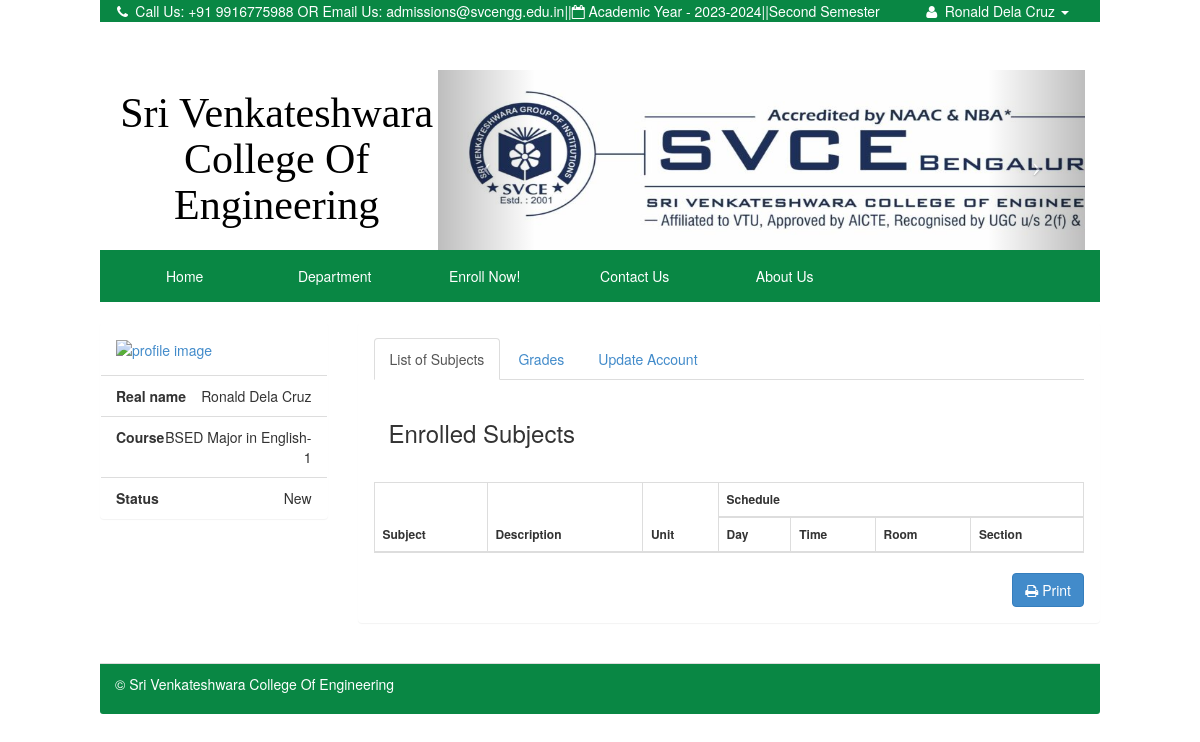
Page /index.php?q=profile (signed in) on the committed database.
### tables this page shows
CREATE TABLE `tblstudent` (
  `S_ID` int(11) NOT NULL,
  `IDNO` int(20) NOT NULL,
  `FNAME` varchar(40) NOT NULL,
  `LNAME` varchar(40) NOT NULL,
  `MNAME` varchar(40) NOT NULL,
  `SEX` varchar(10) NOT NULL DEFAULT 'Male',
  `BDAY` date NOT NULL,
  `BPLACE` text NOT NULL,
  `STATUS` varchar(30) NOT NULL,
  `AGE` int(30) NOT NULL,
  `NATIONALITY` varchar(40) NOT NULL,
  `RELIGION` varchar(255) NOT NULL,
  `CONTACT_NO` varchar(40) NOT NULL,
  `HOME_ADD` text NOT NULL,
  `ACC_USERNAME` varchar(255) NOT NULL,
  `ACC_PASSWORD` text NOT NULL,
  `student_status` text NOT NULL,
  `YEARLEVEL` int(11) NOT NULL,
  `STUDSECTION` int(11) NOT NULL,
  `COURSE_ID` int(11) NOT NULL,
  `STUDPHOTO` varchar(255) NOT NULL,
  `SEMESTER` varchar(30) NOT NULL,
  `SYEAR` varchar(30) NOT NULL,
  `NewEnrollees` tinyint(1) NOT NULL
);

CREATE TABLE `course` (
  `COURSE_ID` int(11) NOT NULL,
  `COURSE_NAME` varchar(30) NOT NULL,
  `COURSE_LEVEL` varchar(50) NOT NULL DEFAULT '1',
  `COURSE_MAJOR` varchar(30) NOT NULL DEFAULT 'None',
  `COURSE_DESC` varchar(255) NOT NULL,
  `DEPT_ID` int(11) NOT NULL,
  `SETSEMESTER` varchar(90) NOT NULL
);

### index.php (called while the page is built, shortened)
<?php
require_once ("include/initialize.php");
$view = (isset($_GET['q']) && $_GET['q'] != '') ? $_GET['q'] : '';
switch ($view) {
 	case 'profile' :
        $title="Profile";
		break;
}
require_once("theme/templates.php");
?>

### include/database.php (called while the page is built, shortened)
<?php
class Database {
	var $sql_string = '';
	public $conn;
	public function open_connection() {
		$this->conn = mysqli_connect(server,user,pass);
		if(!$this->conn){
			echo "Problem in database connection! Contact administrator!";
			exit();
		}else{
			$db_select = mysqli_select_db($this->conn,database_name);
		}
	}
	function setQuery($sql='') {
		$this->sql_string=$sql;
	}
	function executeQuery() {
		$result = mysqli_query($this->conn,$this->sql_string);
		return $result;
	}
	private function confirm_query($result) {
		return $result;
	}
	function loadSingleResult() {
		$cur = $this->executeQuery();
		while ($row = mysqli_fetch_object($cur)) {
		return $data = $row;
		}
	}
}
$mydb = new Database();
?>

### include/students.php (called while the page is built, shortened)
<?php
require_once(LIB_PATH.DS.'database.php');
class Student {
	protected static  $tblname = "tblstudent";
	function single_student($id=""){
			global $mydb;
			$mydb->setQuery("SELECT * FROM ".self::$tblname."
				Where IDNO= '{$id}' LIMIT 1");
			$cur = $mydb->loadSingleResult();
			return $cur;
	}
}
?>

### include/courses.php (called while the page is built, shortened)
<?php
require_once(LIB_PATH.DS.'database.php');
class Course {
	protected static  $tblname = "course";
	function single_course($id=""){
			global $mydb;
			$mydb->setQuery("SELECT * FROM ".self::$tblname."
				Where COURSE_ID= '{$id}' LIMIT 1");
			$cur = $mydb->loadSingleResult();
			return $cur;
	}
}
?>

### theme/templates.php (shortened to what this page needs)
<!DOCTYPE html>
<html lang="en">
<head>
 <link href="<?php echo web_root; ?>css/bootstrap.min.css" rel="stylesheet">
    <link href="<?php echo web_root; ?>font/css/font-awesome.min.css" rel="stylesheet" type="text/css">
    <link href="<?php echo web_root; ?>css/dataTables.bootstrap.css" rel="stylesheet">
<link href="<?php echo web_root; ?>css/bootstrap-datetimepicker.min.css" rel="stylesheet" media="screen">
 <link href="<?php echo web_root; ?>css/modern.css" rel="stylesheet">
 <link href="<?php echo web_root; ?>css/costum.css" rel="stylesheet">
  <link href="<?php echo web_root; ?>css/ekko-lightbox.css" rel="stylesheet">
</head>
<body style="Pbackground-color:#e0e4e5" >
<div class="navbar-fixed-top navbar-TOPsm  col-md-10    col-md-offset-1"    role="navigation">
  <div class="container">
      <div  class="collapse navbar-collapse  smMenu ">
        <ul class="navbar-nav p navbar-left tooltip-demo" style="margin-left:-8%;">
            <li class="dropdown dropdown-toggle ">
              <a  data-toggle="tooltip" data-placement="left" title="Contact Us"   href="<?php echo web_root.'index.php?q=contact';  ?>">
               <i class="fa fa-phone fa-fw"> </i>  Call Us: +91 9916775988 OR Email Us: admissions@svcengg.edu.in
              </a>
            </li>
            <li><span>    ||    </span></li>
            <li>
             <a  data-toggle="tooltip" data-placement="bottom" title="Academic Year" ><i class="fa fa-calendar-o"></i> Academic Year - <?php echo $_SESSION['SY'] ; ?></a>
            </li>
             <li><span>    ||    </span></li>
           <li>
            <a  data-toggle="tooltip" data-placement="bottom" title="Semester" > <?php echo $_SESSION['SEMESTER'] . ' Semester';?></a>
           </li>
          </ul>
          <ul class="navbar-nav p navbar-right ">
            <?php if (isset($_SESSION['IDNO']) ){
              $student = New Student();
              $singlestudent = $student->single_student($_SESSION['IDNO']);
            ?>
            <li class="dropdown  dropdown-toggle">
               <a class="dropdown-toggle" data-toggle="dropdown" href="#">
                  <i class="fa fa-user fa-fw"></i>
                    <?php echo $singlestudent->FNAME. ' ' . $singlestudent->LNAME ; ?>
                  <i class="caret"> </i>
               </a>
            </li>
          <?php  } else{?>
          <li  class="tooltip-demo"><a data-toggle="tooltip" data-placement="left" title="Enrol Now" href="<?php echo web_root.'index.php?q=enrol'; ?>">Enroll Now!</a></li>
          <?php } ?>
        </ul>
      </div>
  </div>
</div>
  <div class="col-md-10 col-md-offset-1 " >
   <div class="col-md-4">
    <div class="row ">
     <p >
        <a  class="title-logo"  href="<?php echo web_root; ?>index.php" title="">
        <h1 align="center" >Sri Venkateshwara College Of Engineering</h1>
        </a>
    </p>
     </div>
    </div>
    <div class="col-md-8">
     <div class="row ">
        <?php include 'banner.php'; ?>
     </div>
    </div>
   </div>
 <div class="navbar navbar-static-top navbar-magbanua col-md-10    col-md-offset-1 "    role="navigation">
      <div class="container ">
        <div class="collapse navbar-collapse bigMenu"  >
          <ul class="nav navbar-nav menu" style="margin-left:-4%;"    >
            <li class="dropdown dropdown-toggle <?php echo (isset($_GET['q']) && $_GET['q']=='') ? "active" : false;?> ">
              <a href="<?php echo web_root.'index.php'; ?>">Home</a>
            </li>
            <li class="dropdown-toggle <?php echo (isset($_GET['q']) && $_GET['q']=='department') ? "active" : false;?>" >
              <a href="<?php echo web_root.'index.php?q=department'; ?>">Department</a>
            </li>
            <li class="dropdown-toggle <?php echo (isset($_GET['q']) && ($_GET['q']=='enrol' || $_GET['q']=='subject')) ? "active" : false;?>" >
              <a href="<?php echo web_root.'index.php?q=enrol'; ?>">Enroll Now!</a>
            </li>
             <li class="dropdown-toggle <?php echo (isset($_GET['q']) && $_GET['q']=='contact') ? "active" : false;?>">
              <a href="<?php echo web_root.'index.php?q=contact';  ?>">Contact Us</a>
            </li>
           <li class="dropdown-toggle <?php echo (isset($_GET['q']) && $_GET['q']=='about') ? "active" : false;?> ">
             <a href="<?php echo web_root.'index.php?q=about';  ?>">
               About Us
             </a>
          </li>
          </ul>
        </div>
    </div>
  </div>
<div class="col-md-10 col-md-push-1 ">
        <div class="row">
          <div id="page-wrapper">
               <?php
          if($title=='Profile'){
                echo ' <div class="row">';
                require_once $content;
                echo ' </div><br/>';
        }
?>
       </div>
            <footer class="panel-footer" style="background-color:#098744;color:#fff;" >
              <p align="left" >&copy; Sri Venkateshwara College Of Engineering</p>
           </footer>
      </div>
  </div>
</body>
</html>

### student/profile.php (shortened to what this page needs)
<?php
    $student = New Student();
    $res = $student->single_student($_SESSION['IDNO']);
    $course = New Course();
    $resCourse = $course->single_course($res->COURSE_ID);
	?>
  		<div class="col-sm-3">
          <div class="panel">
            <div id="img_profile" class="panel-body">
            <a href="" data-target="#myModal" data-toggle="modal" >
            <img title="profile image" class="img-hover"   src="<?php echo web_root. 'student/'.  $res->STUDPHOTO; ?>">
            </a>
             </div>
          <ul class="list-group  ">
               <li class="list-group-item text-right"><span class="pull-left"><strong>Real name</strong></span> <?php echo $res->FNAME .' '.$res->LNAME; ?> </li>
              <li class="list-group-item text-right"><span class="pull-left"><strong>Course</strong></span> <?php echo $resCourse->COURSE_NAME .'-'.$resCourse->COURSE_LEVEL; ?> </li>
               <li class="list-group-item text-right"><span class="pull-left"><strong>Status</strong></span> <?php echo $res->student_status; ?> </li>
          </ul>
        </div>
    </div>
<div class="col-sm-9">
<div class="panel">
  <div class="panel-body">
  <ul class="nav nav-tabs" id="myTab">
    <li class="active"><a href="#home" data-toggle="tab">List of Subjects</a></li>
    <li><a href="#grades" data-toggle="tab">Grades</a></li>
    <li><a href="#settings" data-toggle="tab">Update Account</a></li>
  </ul>
  <div class="tab-content">
    <div class="tab-pane active" id="home">
    <br/>
    <div class="col-md-12">
     <h3>Enrolled Subjects</h3>
    </div>
      <div class="table-responsive" style="margin-top:5%;">
             <form action="customer/controller.php?action=delete" Method="POST">
            				<table  class="table table-striped table-bordered table-hover "  style="font-size:12px" cellspacing="0"  >
            				  <thead>
            				  	<tr>
                          <th rowspan="2">Subject</th>
                          <th rowspan="2">Description</th>
                          <th rowspan="2">Unit</th>
                          <th colspan="4">Schedule</th>
            				  	</tr>
                        <tr>
                          <th>Day</th>
                          <th>Time</th>
                          <th>Room</th>
                          <th>Section</th>
                        </tr>
            				  </thead>
            				</table>
            		 </form>
                  <form action="student/printschedule.php" method="POST" target="_blank">
                    <div class="row no-print">
                      <div class="col-xs-12">
                       <span class="pull-right"> <button type="submit" name="submit" class="btn btn-primary"  ><i class="fa fa-print"></i> Print</button></span>
                    </div>
                    </div>
                  </form>
              </div>
             </div>
  </div>
 </div>
</div>
</div>

### css/costum.css (style rules this page uses)
body { padding-top: 70px; }
footer { padding-left: 15px; padding-right: 15px; }
.navbar-magbanua { background-color: #098744; border: 1px solid #098744; }
.navbar-magbanua .navbar-nav > li > a { color: #ffffff; }
.navbar-magbanua .navbar-collapse, .navbar-magbanua .navbar-form { border-color: transparent; }
.navbar-TOPsm { background-color: #098744; border: 1px solid #098744; color: white; list-style: none; }
.navbar-TOPsm .navbar-nav > li > a { color: #ffffff; text-decoration: none; list-style: none; }
.navbar-TOPsm .navbar-collapse, .navbar-TOPsm .navbar-form { border-color: transparent; }
.navbar-TOPsm .navbar-nav > .dropdown > a .caret { border-top-color: #ffffff; border-bottom-color: #ffffff; }

### theme/templates.php (style rules this page uses)
.p { color: white; margin-bottom: 0; margin-top: 0; list-style: none; }
.title-logo { color:black; text-decoration:none; font-size: 42px; font-family: "broadway"; padding: 0; margin: 0; top: 0; }
.menu li { left: 0px; width: 150px; padding: 0 3px 0 3px; text-align: center; }

### student/profile.php (style rules this page uses)
#img_profile { width: 100%; height:auto; }
#img_profile > a > img { width: 100%; height:auto; }

### rows in the picture
tblstudent: FNAME "Ronald", LNAME "Dela Cruz", student_status "New"
course: COURSE_NAME "BSED Major in English", COURSE_LEVEL "1"

### other values in the picture
$_SESSION['SY'] "2023-2024"
$_SESSION['SEMESTER'] "Second"
